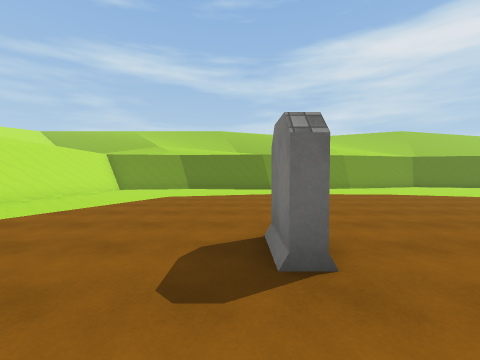
View 1 (above)

18 first-person views from a walk through a scene from a Unity 3-D project. The camera is 1.5 m above the floor, tilts 2° down and sees 90° across. The floor is counted in squares, 2 m on a side. Each view is taken from the middle of a square. On the plan, view 1 faces up. The plan holds only what a view shows up to about 9 squares ahead; the rest is blank. The place goes on beyond the plan. Some surface patterns are stand-ins.

View 2
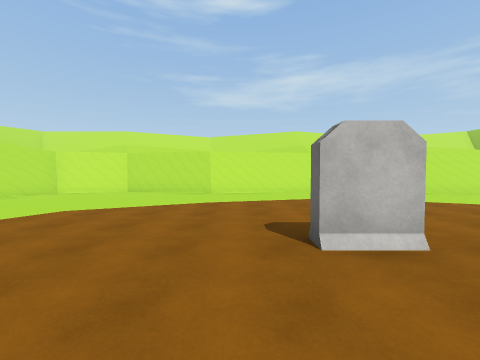

View 3
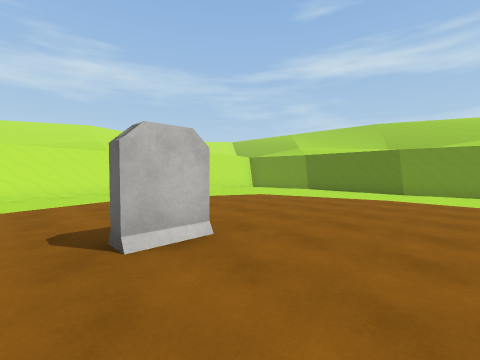

View 4
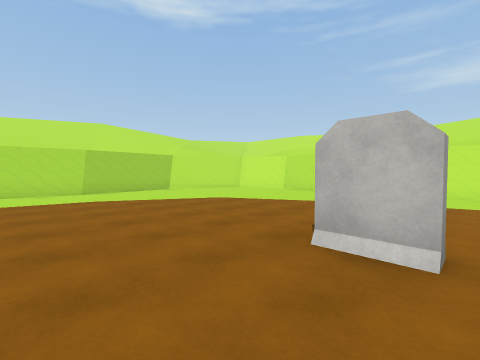

View 5
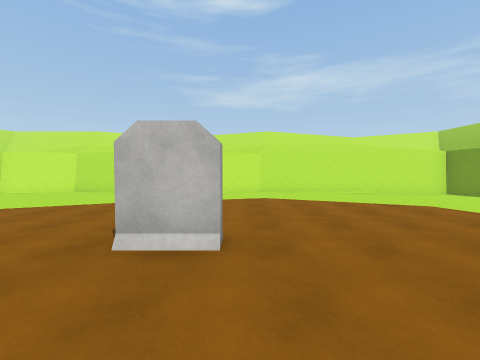

View 6
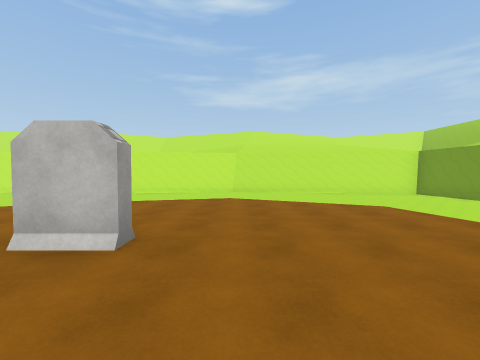

View 7
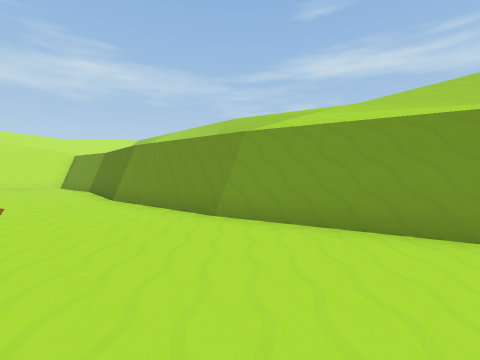

View 8
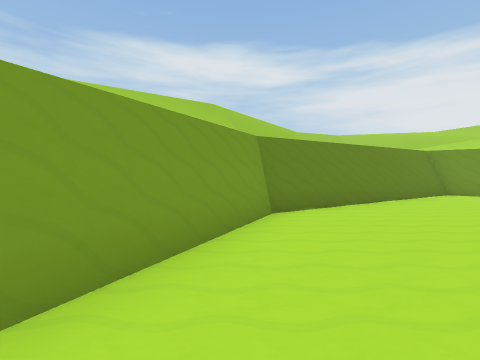

View 9
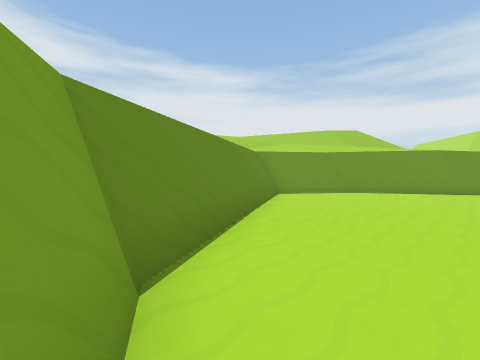

View 10
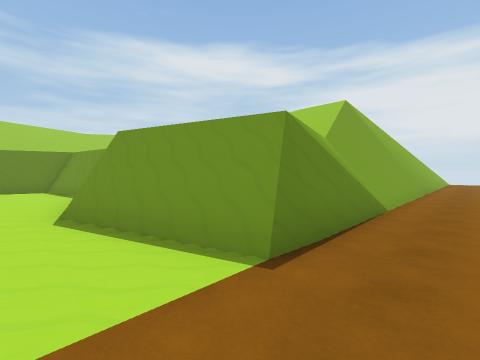

View 11
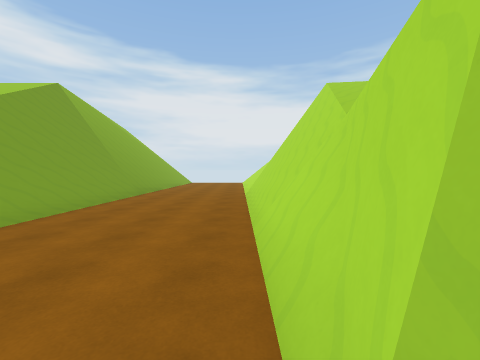

View 12
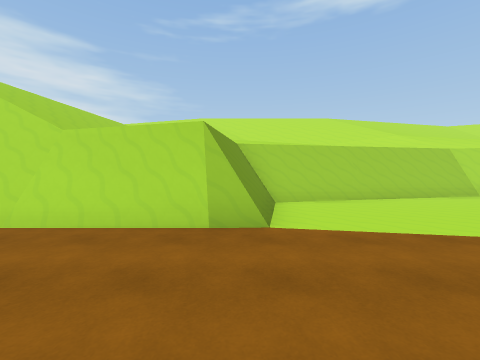

View 13
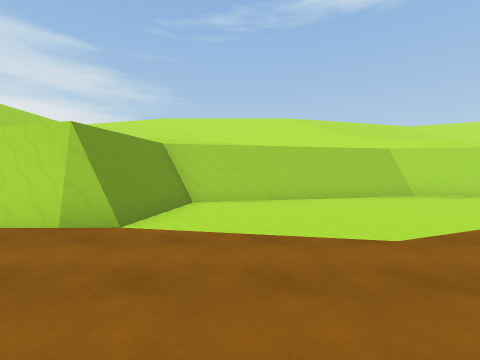

View 14
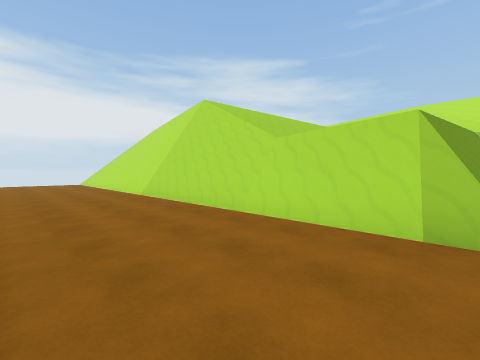

View 15
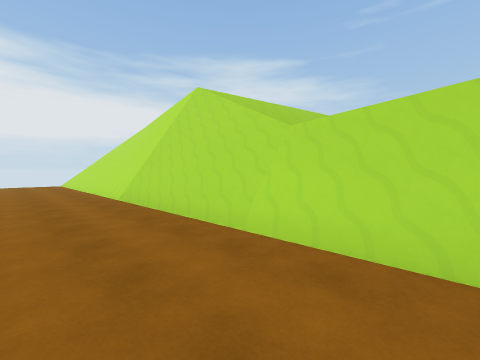

View 16
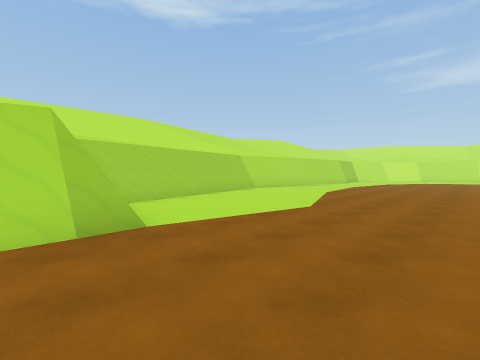

View 17
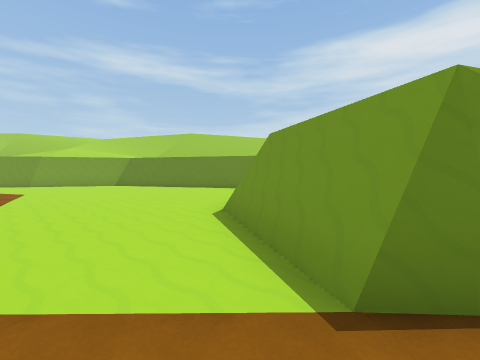

View 18
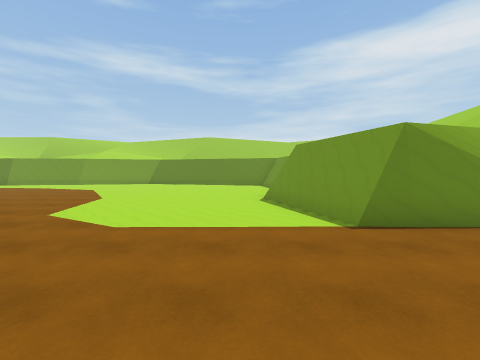

### Floor plan
Points are (right, up) in squares from view 1. A wall is a line through its corners. A room is listed if a view was taken in it or the views show most of it. See-through windows are left out.
Room 1 (views 1, 2, 3, 4, 5, 6, 7, 8, 9, 10, 11, 12, 13, 14, 15, 16, 17, 18)
walls: (14.8, 3.6) (15.9, 7.4); (16.1, 0.4) (15.1, 3.8) (15.9, 7) (15.4, 9.8) (8.7, 11.8) (4.8, 10.7); (6.8, -7) (8.9, -7.3); (0.7, 1.8) (0.4, 1.8) (0.4, 2.8) (0.7, 2.8) (0.7, 1.8); (8.1, -7.4) (9, -7.6); (6.8, -7.2) (7.5, -7.3); (8.8, -7.5) (15.3, -6.1); (16.4, -3.3) (18.1, -3.8); (16.9, -3.5) (23.8, -3.5); (14.3, -6.5) (15.5, -6.2) (16, -3.4); (17.5, -3.7) (23.8, -3.7); (18.7, 0.3) (15.6, 0.4); (19.2, 0.9) (17.8, 0.5) (16.4, 0.5); (19.2, 0.7) (18.2, 0.4); (15.9, 8.7) (15.7, 9.9) (8.7, 12) (6.6, 11.5); (6.5, 11.4) (4.8, 11); (4.9, 10.9) (1.1, 10.4); (1, -6.4) (3.1, -6.6); (-0.2, -6.5) (1.1, -6.4); (1.3, 10.4) (-2.2, 10.6); (-5.4, 0) (-6.1, -3.3) (-5.4, -5.4) (-3.9, -6); (23.8, 0.9) (19.3, 0.9); (23.6, -3.5) (24.7, -3.8); (23.7, -3.7) (25.4, -4.1); (-3.4, 10.4) (-5.4, 10.1); (-6.3, 3.9) (-5.6, -0.1) (-6.1, -2.3); (-6, -4.4) (-5.6, -5.6) (-4.1, -6.2); (25, 0.7) (19.1, 0.7); (25.3, 0.5) (19.1, 0.5); (-5.6, 8.7) (-6.2, 5); (-5.1, 10.3) (-6.1, 3.9) (-5.3, -0.1)
low walls: (15.6, 0.4) (14.8, 3.6); (15.8, 0.4) (14.8, 3.8); (13.3, -6.4) (15.4, -5.9) (15.8, -3.4); (1.1, -6.1) (3.1, -6.4); (4.9, 10.8) (1.2, 10.2); (0.5, -6.3) (1.1, -6.2); (-3.4, 10.2) (-5.1, 9.9); (-5.9, -3.3) (-5.6, -4.1); (25.1, -0.1) (19.2, 0.3)

Positions as (right, up) in squares from view 1, and headings:
1: (0, 0), facing up
2: (3, 1), facing left
3: (3, 1), facing up-left
4: (3, 3), facing down-left
5: (3, 3), facing left
6: (3, 4), facing left
7: (8, 8), facing up-left
8: (5, 9), facing up-right
9: (7, 11), facing right
10: (14, -1), facing up-right
11: (16, -3), facing right
12: (16, 0), facing down
13: (14, 0), facing down
14: (16, 0), facing down-right
15: (17, -1), facing down-right
16: (17, 0), facing down-left
17: (15, -1), facing up
18: (14, -3), facing up
